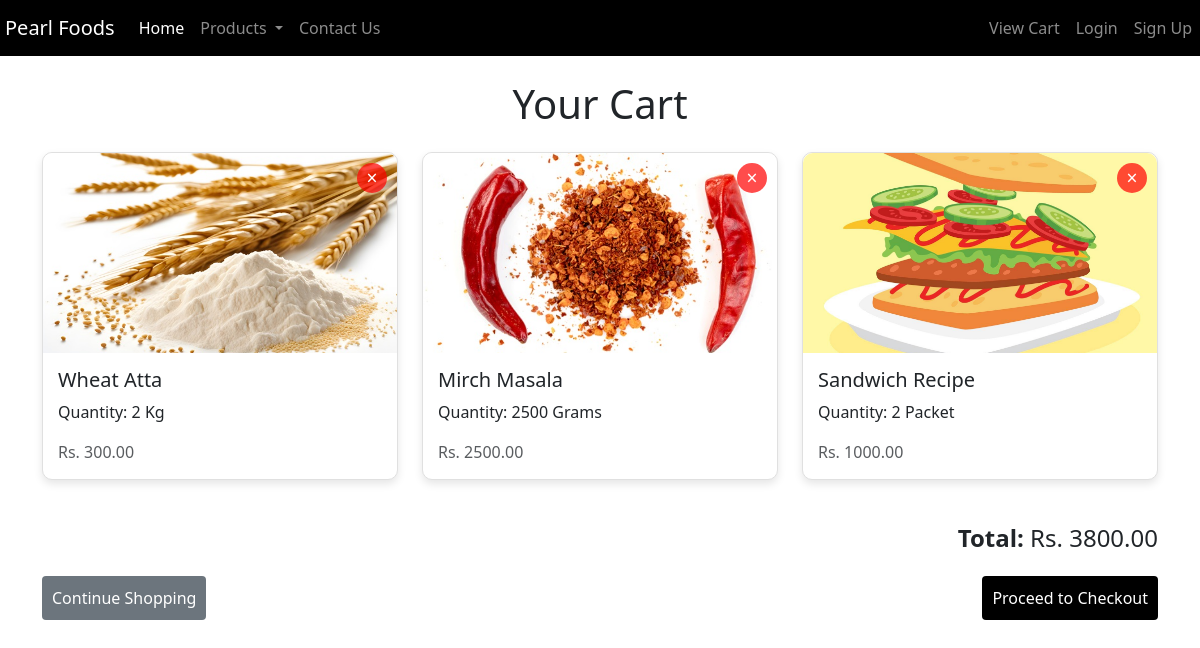
Page /cart/ on the committed database.
### pearlfoods/models.py (models this page shows, shortened)
class CartItem(models.Model):
    cart = models.ForeignKey(Cart, on_delete=models.CASCADE)
    flavor = models.ForeignKey(Product, on_delete=models.CASCADE)
    quantity = models.IntegerField(default=0)
    total_price = models.DecimalField(max_digits=10, decimal_places=2, default=0.00)  # Storing it

class Product(models.Model):
    MASALA = 'Masala'
    ATTA = 'Atta'
    HOME_REMEDIES = 'Home Remedies'
    HONEY = 'Honey'
    OIL = 'Oil'
    RECIPES = 'Recipes'
    CATEGORY_CHOICES = [
        (MASALA, 'Masala'),
        (ATTA, 'Atta'),
        (HOME_REMEDIES, 'Home Remedies'),
        (HONEY, 'Honey'),
        (OIL, 'Oil'),
        (RECIPES, 'Recipes')
    ]
    UNIT_GRAMS = 'Grams'
    UNIT_KGS = 'Kgs'
    UNIT_PACKET = 'Packet'
    UNIT_LITRE = 'mL'
    UNIT_CHOICES = [
        (UNIT_GRAMS, 'Grams'),
        (UNIT_KGS, 'Kgs'),
        (UNIT_PACKET, 'Packet'),
        (UNIT_LITRE, 'mL'),
    ]
    name = models.CharField(max_length=100)
    image = models.ImageField(upload_to='icecream_flavors/Upload')
    price_per_unit = models.DecimalField(max_digits=6, decimal_places=2)
    category = models.CharField(max_length=20, choices=CATEGORY_CHOICES, default=MASALA)
    unit = models.CharField(max_length=10, choices=UNIT_CHOICES, default=UNIT_GRAMS)  # New field for units

### pearlfoods/views.py (the view)
# urls.py: path('cart/', views.cart_detail, name='cart_detail'),
def cart_detail(request):
    if request.user.is_authenticated:
        cart, created = Cart.objects.get_or_create(user=request.user)
    else:
        session_key = request.session.session_key
        if not session_key:
            request.session.create()
            session_key = request.session.session_key
        cart, created = Cart.objects.get_or_create(session_key=session_key)
    cart_items = cart.cartitem_set.all()
    total_price = cart.total_price()
    return render(request, 'cart_detail.html', {'cart_items': cart_items, 'total_price': total_price})

### pearlfoods/models.py (called while the page is built)
    def total_price(self):
        return sum(item.total_price for item in self.cartitem_set.all())

### templates/cart_detail.html (shortened to what this page needs)
{% extends "base.html" %}
{% load static %}
{% block body %}
<!DOCTYPE html>
<html lang="en">
<head>
</head>
<body>
    <div class="container">
        <h1 class="my-4 text-center">Your Cart</h1>
        {% if cart_items %}
        <div class="row">
            {% for item in cart_items %}
            <div class="col-md-4" id="cart-item-{{ item.id }}">
                <div class="card cart-card">
                    <img src="{{ item.flavor.image.url }}" class="card-img-top" alt="{{ item.flavor.name }}">
                    <div class="cart-card-body">
                        <h5 class="card-title">{{ item.flavor.name }}</h5>
                        <p class="card-text quantity" data-quantity="{{ item.quantity }}" data-category="{{ item.flavor.category }}">
                            Quantity: <span class="quantity-value">{{ item.quantity }}</span>
                            <span class="quantity-unit">g</span>
                        </p>
                        <p class="card-text text-muted">Rs. {{ item.total_price }}</p>
                    </div>
                    <a href="{% url 'remove_from_cart' item.id %}" class="remove-item">&times;</a>
                </div>
            </div>
            {% endfor %}
        </div>
        <div class="total-price-container">
            <p><strong>Total:</strong> Rs. {{ total_price }}</p>
            <div class="action-buttons">
                <a href="{% url 'home' %}" class="btn btn-secondary btn-md">Continue Shopping</a>
                <a href="{% url 'checkout' %}" class="btn btn-primary btn-md">Proceed to Checkout</a>
            </div>
        </div>
        {% else %}
        <p class="text-center">Your cart is empty.</p>
        <div class="text-center">
            <a href="{% url 'home' %}" class="btn btn-secondary btn-lg">Continue Shopping</a>
        </div>
        {% endif %}
    </div>
</body>
</html>
{% endblock body %}

### templates/base.html (shortened to what this page needs)
<!doctype html>
<html lang="en">
<head>
    {% load static %}
    <link href="https://cdn.jsdelivr.net/npm/bootstrap@5.3.3/dist/css/bootstrap.min.css" rel="stylesheet">
</head>
<body>
    <nav class="navbar navbar-expand-lg navbar-dark bg-black">
        <div class="container-fluid p-0" style= "margin-left:5px;">
            <a class="navbar-brand" href="/">Pearl Foods</a>
            <div class="collapse navbar-collapse" id="navbarSupportedContent">
                <ul class="navbar-nav me-auto mb-2 mb-lg-0">
                    <li class="nav-item">
                        <a class="nav-link active" aria-current="page" href="/">Home</a>
                    </li>
                    <li class="nav-item dropdown">
                        <a class="nav-link dropdown-toggle" href="#" role="button" data-bs-toggle="dropdown" aria-expanded="false">
                            Products
                        </a>
                    </li>
                    <li class="nav-item">
                        <a class="nav-link" href="/contacts">Contact Us</a>
                    </li>
                </ul>
                <ul class="navbar-nav ms-auto">
                    <li class="nav-item">
                        <a class="nav-link" href="{% url 'cart_detail' %}">
                            View Cart
                        </a>
                    </li>
                    {% if user.is_authenticated %}
                        <li class="nav-item">
                            <a class="nav-link" href="{% url 'my_orders' %}">My Orders</a>
                        </li>
                        <li class="nav-item">
                            <form method="post" action="{% url 'logout' %}">
                                {% csrf_token %}
                                <button type="submit" class="btn btn-outline-danger">Logout</button>
                            </form>
                        </li>
                    {% else %}
                        <li class="nav-item">
                            <a class="nav-link" href="{% url 'login' %}">Login</a>
                        </li>
                        <li class="nav-item">
                            <a class="nav-link" href="{% url 'signup' %}">Sign Up</a>
                        </li>
                    {% endif %}
                </ul>
            </div>
        </div>
    </nav>
    {% block body %}{% endblock body %}
</body>
</html>

### templates/cart_detail.html (style rules this page uses)
.cart-card { margin-bottom: 20px; border: 1px solid #e0e0e0; border-radius: 10px; box-shadow: 0px 4px 8px rgba(0, 0, 0, 0.1); transition: transform 0.3s ease; position: relative; }
.cart-card img { border-top-left-radius: 10px; border-top-right-radius: 10px; max-height: 200px; object-fit: cover; }
.cart-card-body { padding: 15px; }
.total-price-container { font-size: 1.5em; text-align: right; margin-top: 20px; }
.action-buttons { display: flex; justify-content: space-between; margin-top: 20px; }
.remove-item { position: absolute; top: 10px; right: 10px; background-color: rgba(255, 0, 0, 0.7); color: white; border: none; border-radius: 50%; width: 30px; height: 30px; display: flex; align-items: center; justify-content: center; cursor: pointer; font-size: 1.2em; text-decoration: none; line-height: 0; }
.btn-primary { width: auto%; padding: 10px; background-color: black; color: white; border: none; border-radius: 4px; cursor: pointer; }
.btn-secondary { width: auto%; padding: 10px; background-color: solid gray; color: white; border: none; border-radius: 4px; cursor: pointer; }

### rows in the picture
CartItem: flavor.image (picture), flavor.name "Wheat Atta", quantity "2", total_price "300.00"
CartItem: flavor.image (picture), flavor.name "Mirch Masala", quantity "2500", total_price "2500.00"
CartItem: flavor.image (picture), flavor.name "Sandwich Recipe", quantity "2", total_price "1000.00"

### other values in the picture
{{ total_price }} "3800.00"
